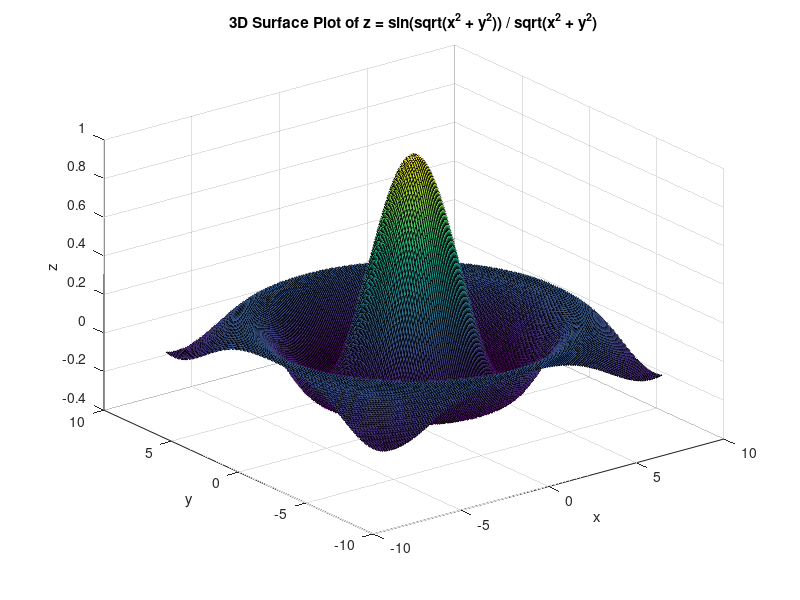

Recreate this plot in MATLAB.

% =================================================
%CiUg5rC05Y2wOiDniYjmnYPmiYDmnIkgwqkgQWtpZVNoaWd1cmUgMjAyNQolIOiBlOezu+aWueW8jzogamltdGFuXzIwMDRAb3V0bG9vay5jb20KJSDniYjmnYPlo7DmmI7vvJrmnKzku6PnoIHku4XpmZDkuo7kuKrkurov6aG555uu5L2/55So77yM56aB5q2i6L2s6L29Cg==
% =================================================


A = [1 2 3; 4 5 6; 7 8 9];

A

%% 

B = zeros(3,3); % 创建一个 3x3 的零矩阵
B(1,:) = [1 2 3];
B(2,:) = [4 5 6];
B(3,:) = [7 8 9];

B

%% 

C(1,:) = [1 2 3];
C(2,:) = [4 5 6];
C(3,:) = [7 8 9];

C

%% 

S = 0;
n = 1;
for i = 1:1000  % 假设计算前1000项
    if mod(i, 2) == 1
        S = S + 1/n;
    else
        S = S - 1/n;
    end
    n = n + 1;
end
disp(S);

%% 

% 定义 x 和 y 的取值范围
[x, y] = meshgrid(-8:0.1:8, -8:0.1:8);

% 计算 z 的值
z = sin(sqrt(x.^2 + y.^2)) ./ sqrt(x.^2 + y.^2);

% 为避免除以零引起的错误，手动将原点处的值设为 0
z(isnan(z)) = 0;

% 绘制三维曲面
surf(x, y, z);
xlabel('x');
ylabel('y');
zlabel('z');
title('3D Surface Plot of z = sin(sqrt(x^2 + y^2)) / sqrt(x^2 + y^2)');


%% 

% 定义复数矩阵 A 和 B
A = [1, 3, 2, 4; 5, 8, 6, 9] + [0, 0, 0, 0; 0, 0, 0, 0]*i;
B = [1 + 5i, 2 + 6i, 3 + 8i, 1 + 4 + 9*i];

% 计算矩阵乘积 C
C = A .* B;

% 显示结果
disp('Matrix C:');
disp(C);



